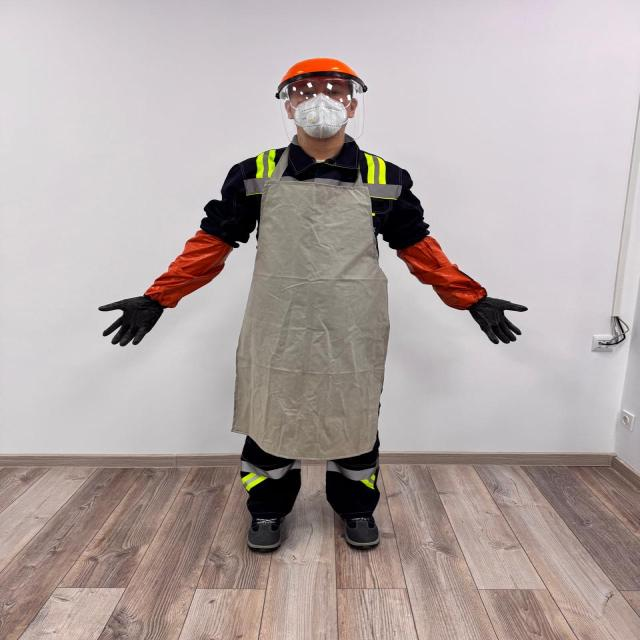
#> input picture Dataset/test/images/339049CE-34F7-4D75-A42F-FB4BDCA9182F_jpeg.rf.85d05a9fb61acdaa0c3f6401e894a328.jpg, 640 x 640 px
$ python -i prepare_dataset.py   (imports and definitions only)
#> lines starting #> are read from the running program, lines starting #| are printed output that depends on the picture
"""Build yolo/{train,val,test} from src_images + labels_src + the 8 offline aug variants.

- Split is by GROUP of near-duplicate originals (burst shots of the same scene, dHash distance
  <= --group-thresh): a whole group, and every variant of its images, always lands in one split.
- train = originals + variants (+ oversampled copies of images with rare classes); val/test = originals only.
- Variant boxes are computed from the original labels using the per-variant CSV parameters
  (formulas verified against the images: rot = cv2 rotation about centre by +angle_deg_ccw,
  scale = s*x + offset, shift = x + dx, hflip = mirror, others = unchanged geometry).
- Images are resized so the long side is <= --max-side.

    python prepare_dataset.py                       # reuse split.json if present
    python prepare_dataset.py --resplit --seed 1    # new split
"""
import argparse, csv, json, math, random, shutil
from collections import Counter
from pathlib import Path

import cv2
import numpy as np

ROOT = Path(__file__).parent
AUG = ROOT / "DataSetAgumen-merged" / "DataSetAgumen"
CLASSES = [c.strip() for c in (ROOT / "classes.txt").read_text(encoding="utf-8").split("\n") if c.strip()]
#> (reads classes.txt from the repository)
VARIANTS = ["blur", "bright20", "dark20", "hflip", "noise", "rot15", "scale", "shift"]
CSVS = {"rot15": "rotation_angles.csv", "scale": "scale_params.csv", "shift": "shift_offsets.csv"}


def read_labels(stem):
    p = ROOT / "labels_src" / f"{stem}.txt"
    return [(int(r[0]), *map(float, r[1:])) for r in (x.split() for x in p.read_text().splitlines()) if r]


def imread(p):
    return cv2.imdecode(np.fromfile(str(p), np.uint8), cv2.IMREAD_COLOR)
#> returned value is the input picture: shape (640, 640, 3); mean B, G, R 164.8, 166.8, 178


def imwrite(p, im):
    cv2.imencode(".jpg", im, [cv2.IMWRITE_JPEG_QUALITY, 92])[1].tofile(str(p))


# [31 lines left out: functions affine_for, transform_boxes, not called in this run]


def dhash(p, n=16):
    im = cv2.cvtColor(imread(p), cv2.COLOR_BGR2GRAY)
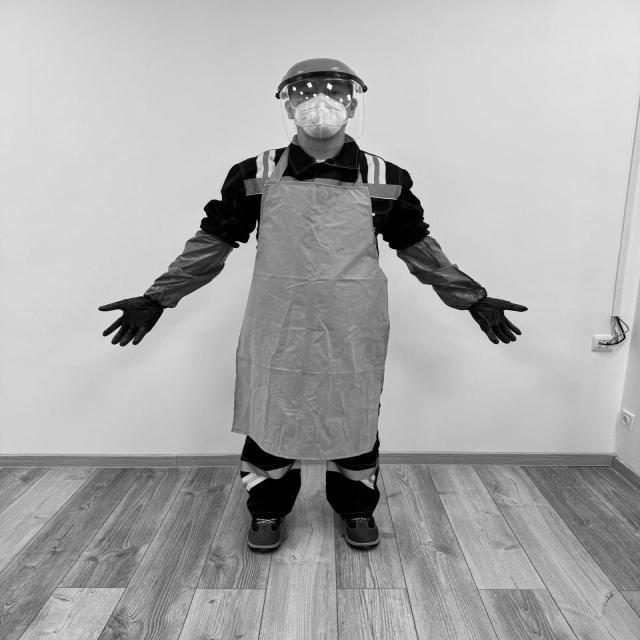
#> im: shape (640, 640); min 0, max 254, mean 169.9
    im = cv2.resize(im, (n + 1, n), interpolation=cv2.INTER_AREA)
    return (im[:, 1:] > im[:, :-1]).flatten()


# [142 lines left out: functions group_stems, make_split, resize, main, not called in this run]


# [2 lines not run here, left out]

>>> result = dhash('Dataset/test/images/339049CE-34F7-4D75-A42F-FB4BDCA9182F_jpeg.rf.85d05a9fb61acdaa0c3f6401e894a328.jpg')
